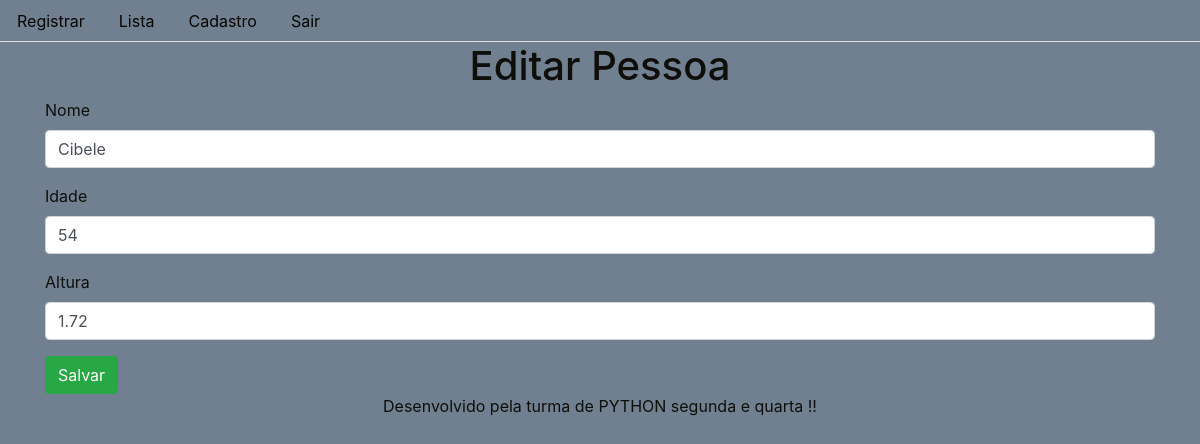
Page /editar/3 (signed in) on the earlier database version.
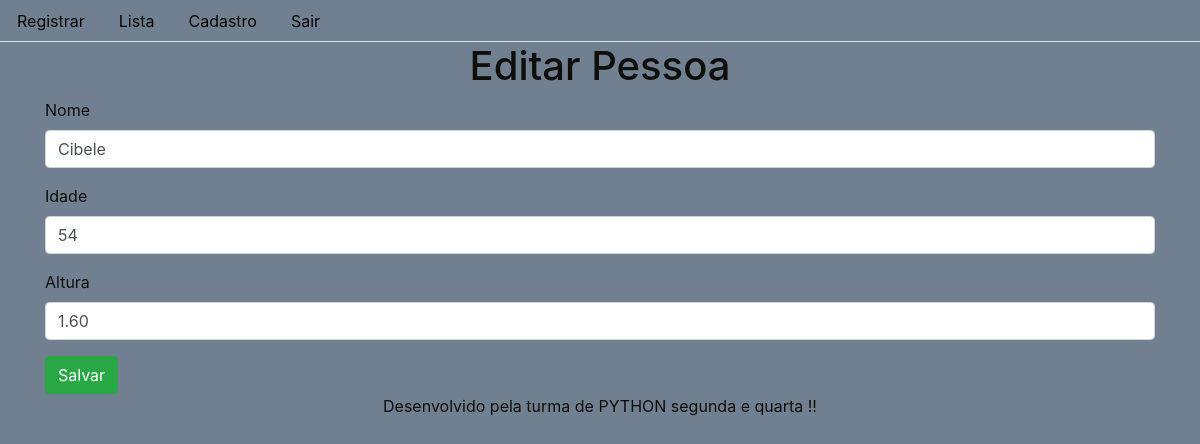
Same page on the later database version.
### models/pessoa.py (models this page shows, shortened)
class Pessoa(db.Model):
    id = db.Column(db.Integer, primary_key=True, autoincrement=True)
    nome = db.Column(db.String(15), nullable=False)
    idade = db.Column(db.String(15), nullable=False)
    altura = db.Column(db.String(15), nullable=False)

### view.py (the view)
@app.route('/editar/<int:id>')
def editar(id):
    if 'usuario_logado' not in session or session['usuario_logado'] is None:
        return redirect(url_for('login'))
    pessoa = Pessoa.query.filter_by(id=id).first()
    return render_template('editar.html', titulo= 'Editar Pessoa', pessoa = pessoa)

### templates/editar.html
{% extends "template.html"%}
{% block conteudo %}
     <form action="{{ url_for('atualizar') }}" method="post">
        <fieldset>
          <div class="form-group">
            <label for="nome">Nome</label>
            <input type="text" id="nome" name="nome" class="form-control" value="{{ pessoa.nome }}">
          </div>
          <div class="form-group">
            <label for="idade">Idade</label>
            <input type="text" id="idade" name="idade" class="form-control" value="{{ pessoa.idade }}">
          </div>
          <div class="form-group">
            <label for="altura">Altura</label>
            <input type="text" id="altura" name="altura" class="form-control" value="{{ pessoa.altura }}">
          </div>
          <button type="submit" class="btn btn-success">Salvar</button>
        </fieldset>
      </form>
{% endblock %}

Differences in the rows shown:
changed Pessoa "Cibele": altura "1.72" → "1.60"
